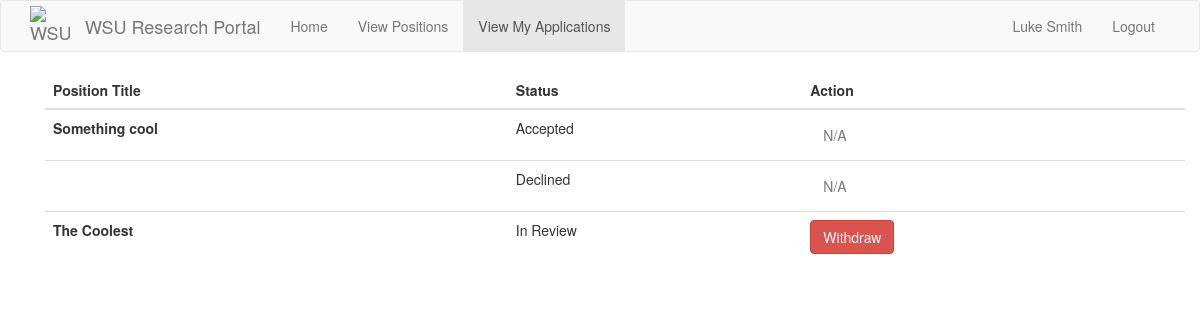
Page /my_applications (signed in) on the committed database.
### src/Model/models.py (models this page shows, shortened)
class User(db.Model, UserMixin):
    __tablename__ = 'user'
    id = db.Column(db.Integer, primary_key=True)
    password_hash = db.Column(db.String(128))
    firstname = db.Column(db.String(100))
    lastname = db.Column(db.String(100))
    wsu_id = db.Column(db.String(15), unique = True)
    email = db.Column(db.String(120),unique = True, index = True)
    phone = db.Column(db.String(11),unique = True)
    user_type = db.Column(db.String(50))
    __mapper_args__ = {
        'polymorphic_identity': 'User',
        'polymorphic_on': user_type
    }

class Position(db.Model):
    id = db.Column(db.Integer, primary_key=True)
    title = db.Column(db.String(32), unique=True)
    description = db.Column(db.String(256))
    accepting_applications = db.Column(db.Boolean)
    start_date = db.Column(db.String(256))
    end_date = db.Column(db.String(256))
    work_load = db.Column(db.Integer) # Time commitment.
    languages = db.relationship(
        'Language',
        secondary = positionLanguages,
        primaryjoin = (positionLanguages.c.position_id == id),
        lazy='dynamic',
        overlaps='languages'
    )
    research_fields = db.relationship(
        'Interest',
        secondary=positionInterests,
        primaryjoin=(positionInterests.c.position_id == id),
        lazy='dynamic',
        overlaps='interests'
    )
    candidates = db.Column(db.Integer) # Stores the ID's of the current candidates for the position.
    applications = db.relationship('Application', backref='position') # A position has multiple applications associated to it.
    professor_id = db.Column(db.Integer, db.ForeignKey('professor.id')) # Every position has one professor associated to it.

class Application(db.Model):
    id = db.Column(db.Integer, primary_key=True)
    date = db.Column(db.DateTime, default=datetime.utcnow)
    status = db.Column(db.String(16))
    statement = db.Column(db.String(500))
    reference = db.Column(db.String(40))
    reference_email = db.Column(db.String(30))
    position_id = db.Column(db.Integer, db.ForeignKey('position.id')) # Every application has one position associated to it.
    student_id = db.Column(db.Integer, db.ForeignKey('student.id')) # Every application has one student associated to it.

### src/Controller/routes.py (the view)
@routes.route("/my_applications", methods=['GET'])
def my_applications():
        if current_user.is_anonymous:
            return render_template("errors/403.html")
        elif current_user.user_type == "Professor":
            return render_template("errors/403.html")
        elif current_user.user_type == "Student":
            pass
        applications = current_user.applications
        applied_positions = []
        apps = {}
        for application in applications: #Get a list of positions
            apps[application] = Position.query.filter_by(id=application.position_id).first()
        return render_template("Application Pages/my_applications.html", title="My Applications", applications = apps, positions = applied_positions)

### app.py (called while the page is built)
@app.context_processor
def inject_request():
    return dict(request=request)

@app.before_request
def initBD(*args, **kwargs):
    if app.got_first_request:
        db.create_all()
        if Language.query.count() == 0:
            languages = ['Java','C', 'Python', 'C++', 'JavaScript', 'HTML', 'CSS']
            for t in languages:
                db.session.add(Language(name=t))
        db.session.commit()
        if Interest.query.count() == 0:
            interests = ['Software Engineering', 'Artificial intelligence', 'Cyber Security', 'Machine Learning', 'Computer Architecture', 'Data Science']
            for t in interests:
                db.session.add(Interest(name=t))
        db.session.commit()

### src/Model/models.py (called while the page is built)
@login.user_loader
def load_user(id):
    return User.query.get(int(id))

### src/View/templates/Application Pages/my_applications.html
{% extends "base.html" %}
{% block app_content %}
<div class="container">
    <table class="table">
        <thead>
            <tr>
                <th>Position Title</th>
                <th>Status</th>
                <th>Action</th>
            </tr>
        </thead>
        <tbody>
            {% for application in applications %}
                <tr>
                    {% with position = applications[application] %}
                        <td><strong>{{ position.title }}</strong></td>
                        <td>{{ application.status }}</td>
                        <td>
                            {% if application.status == "In Review" %}
                                <a href="{{ url_for('routes.application_deletion', application_id=application.id) }}" class="btn btn-danger text-center">Withdraw</a>
                            {% else %}
                                <div class="btn btn-secondary text-center disabled" aria-disabled="true">N/A</div>
                            {% endif %}
                        </td>
                    {% endwith %}
                </tr>
            {% endfor %}
        </tbody>
    </table>
</div>
{% endblock %}

### src/View/templates/_navbar.html (shortened to what this page needs)
{% block navbar %}
    <nav class="navbar navbar-default">
        <div class="container">
            <div class="navbar-header">
                <a class="navbar-brand" href="{{ url_for('routes.index') }}" style="display: flex; align-items: center;">
                    <img src="{{ url_for('static', filename='wsu-logo.png') }}" alt="WSU Cougarhead" style="width: 40px; height: 40px">
                    <span style="margin-left: 15px;">WSU Research Portal</span>
                </a>
            </div>
            <div class="collapse navbar-collapse" id="bs-example-navbar-collapse-1">
                <ul class="nav navbar-nav">
                        <li {% if request.path == url_for('routes.index') %}class="active"{% endif %}>
                            <a href="{{ url_for('routes.index') }}">Home</a>
                        </li>
                    {% if current_user.user_type == "Professor" %}
                        <li {% if request.path == url_for('positions.positions') %}class="active"{% endif %}>
                            <a href="{{ url_for('positions.positions') }}">View My Positions</a>
                        </li>
                        <li {% if request.path == url_for('positions.create_position') %}class="active"{% endif %}>
                            <a href="{{ url_for('positions.create_position') }}">Create Position</a>
                        </li>
                    {% elif current_user.user_type == "Student" %}
                        <li {% if request.path == url_for('positions.positions') %}class="active"{% endif %}>
                            <a href="{{ url_for('positions.positions') }}">View Positions</a>
                        </li>
                        <li {% if request.path == url_for('routes.my_applications') %}class="active"{% endif %}>
                            <a href="{{ url_for('routes.my_applications') }}">View My Applications</a>
                        </li>
                    {% endif %}
                </ul>
                <ul class="nav navbar-nav navbar-right">
                    {% if current_user.is_anonymous %}
                    <li><a href="{{ url_for('auth.login') }}">Login</a></li>
                    {% else %}
                    <li {% if request.path == url_for('routes.display_profile') %}class="active"{% endif %}>
                        <a href="{{ url_for('routes.display_profile') }}">{{ current_user.firstname }} {{ current_user.lastname }}</a></li>
                    <li><a href="{{ url_for('auth.logout') }}">Logout</a></li>
                    {% endif %}
                </ul>
            </div>
        </div>
    </nav>
{% endblock %}

### rows in the picture
User: firstname "Luke", lastname "Smith"
Application: status "Accepted", shows "N/A"
Position: title "Something cool"
Application: status "Declined", shows "N/A"
Application: status "In Review"
Position: title "The Coolest"
